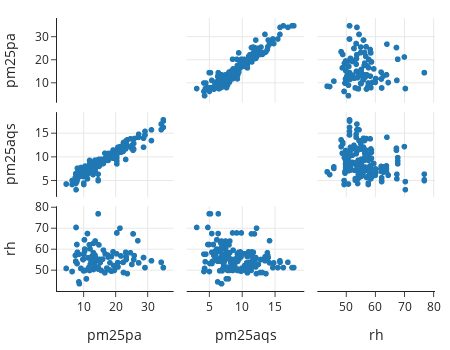

Source (notebook cell):
### Markdown cell above
These four plots show a roughly linear relationship between the two sources of air quality measurements. And, the slopes appear to be similar. It's difficult to see if the relative humidity affects the intercept much. 

We also want to examine the pairwise scatter plots between the three features. When we consider linear relationships in multiple regression settings, these relationships may not be uncovered in pairwise plots, but we still need to check them.

### Code cell
fig = px.scatter_matrix(GA[['pm25pa', 'pm25aqs', 'rh']], 
                 width=450, height=350)
    
fig.update_traces(diagonal_visible=False)

fig

### Figure 1 — Plotly figure (JSON) as saved in the notebook; plotly's stock layout.template omitted (floating-point values rounded to 4 significant figures; data arrays with more than 128 entries replaced by an {"elided": "..."} marker saying what was removed)
{"data": [{"diagonal": {"visible": false}, "dimensions": [{"axis": {"matches": true}, "label": "pm25pa", "values": {"elided": "176 float values"}}, {"axis": {"matches": true}, "label": "pm25aqs", "values": {"elided": "176 float values"}}, {"axis": {"matches": true}, "label": "rh", "values": {"elided": "176 float values"}}], "hovertemplate": "%{xaxis.title.text}=%{x}<br>%{yaxis.title.text}=%{y}<extra></extra>", "legendgroup": "", "marker": {"color": "#1F77B4", "symbol": "circle"}, "name": "", "showlegend": false, "type": "splom"}], "layout": {"dragmode": "select", "height": 350, "legend": {"tracegroupgap": 0}, "width": 450, "xaxis": {"autorange": true, "range": [1.023, 38.44], "type": "linear"}, "xaxis2": {"autorange": true, "range": [1.384, 19.62], "type": "linear"}, "xaxis3": {"autorange": true, "range": [39.7, 80.84], "type": "linear"}, "yaxis": {"autorange": true, "range": [1.023, 38.44], "type": "linear"}, "yaxis2": {"autorange": true, "range": [1.384, 19.62], "type": "linear"}, "yaxis3": {"autorange": true, "range": [39.7, 80.84], "type": "linear"}}}
